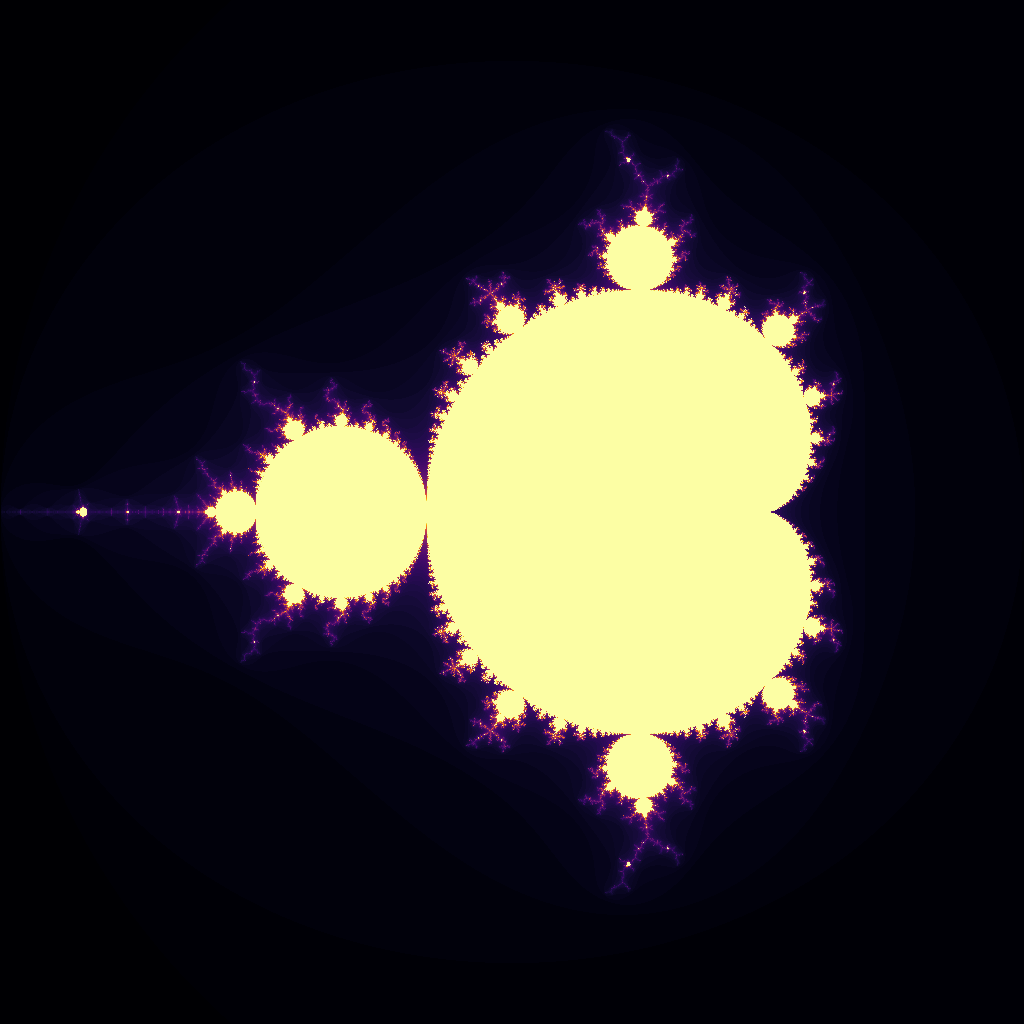

Python code for this plot:
"""
Mandelbrot Set Generator
Author : Christian Rhod
Course : Numerical Scientific Computing 2026
"""
import numpy as np
import matplotlib.pyplot as plt
import time , statistics


def benchmark(func, *args, n_runs=3):
    """ Time func, return median of n_runs. """
    times = []
    for _ in range(n_runs):
        t0 = time.perf_counter()
        result = func(*args)
        times.append(time.perf_counter() - t0)
    
    median_t = statistics.median(times)
    print(f"Method: {func.__self__.__class__.__name__}, Median: {median_t:.4f}s (min={min(times):.4f}, max={max(times):.4f})")
    
    return median_t, result
    

class NaiveMandelbrot:
    def __init__(self, xmin, xmax, ymin, ymax, width, height, max_iter):
        self.xmin = xmin
        self.xmax = xmax
        self.ymin = ymin
        self.ymax = ymax
        self.width = width
        self.height = height
        self.max_iter = max_iter

    def mandelbrot_point(self, c):
        z = 0
        for n in range(self.max_iter):
            z = z*z + c
            if abs(z) > 2:
                return n 
        return self.max_iter

    def compute_mandelbrot(self):
        x = np.linspace(self.xmin, self.xmax, self.width)
        y = np.linspace(self.ymin, self.ymax, self.height)
        mandelbrot_set = np.zeros((self.height, self.width), dtype=int)
        for i in range(self.height):
            for j in range(self.width):
                c = complex(x[j], y[i])
                mandelbrot_set[i, j] = self.mandelbrot_point(c)
        return mandelbrot_set

    def view_mandelbrot(self, mandelbrot_set):
        """
        Made with AI
        """
        plt.imshow(mandelbrot_set, extent=(self.xmin, xmax, ymin, ymax), cmap='inferno')
        plt.colorbar()
        plt.title('Mandelbrot Set')
        plt.xlabel('Re')
        plt.ylabel('Im')
        plt.show()

        #save the image
        plt.imsave('mandelbrot.png', mandelbrot_set, cmap='inferno')

    def get_image(self):
        mandelbrot_set = self.compute_mandelbrot()
        self.view_mandelbrot(mandelbrot_set)

class NumpyMandelbrot:
    def __init__(self, xmin, xmax, ymin, ymax, width, height, max_iter):
        self.xmin = xmin
        self.xmax = xmax
        self.ymin = ymin
        self.ymax = ymax
        self.width = width
        self.height = height
        self.max_iter = max_iter



    def compute_mandelbrot(self):
        x = np.linspace(self.xmin, self.xmax, self.width)
        y = np.linspace(self.ymin, self.ymax, self.height)

        X, Y = np.meshgrid(x, y)
        C = X + 1j * Y

        mandelbrot_set = np.full(C.shape, self.max_iter, dtype=int)  # default = max_iter
        Z = np.zeros(C.shape, dtype=complex)
        active = np.ones(C.shape, dtype=bool)

        for n in range(self.max_iter):
            Z[active] = Z[active] * Z[active] + C[active]  
            diverged = active & (np.abs(Z) > 2)             
            mandelbrot_set[diverged] = n                    
            active[diverged] = False                      

        return mandelbrot_set
        

    def view_mandelbrot(self, mandelbrot_set):
        """
        Made with AI
        """
        plt.imshow(mandelbrot_set, extent=(self.xmin, xmax, ymin, ymax), cmap='inferno')
        plt.colorbar()
        plt.title('Mandelbrot Set')
        plt.xlabel('Re')
        plt.ylabel('Im')
        plt.show()

        #save the image
        plt.imsave('mandelbrot.png', mandelbrot_set, cmap='inferno')


    def get_image(self):
        mandelbrot_set = self.compute_mandelbrot()
        self.view_mandelbrot(mandelbrot_set)


if __name__ == "__main__":
    xmin, xmax, ymin, ymax = -2.0, 1.0, -1.5, 1.5
    width, height = 1024, 1024
    max_iter = 100

    run_naive = True
    run_numpy = True

    times = {}
    results = {}

    if run_naive:
        Naive = NaiveMandelbrot(xmin, xmax, ymin, ymax, width, height, max_iter)
        naive_t, naive_M = benchmark(Naive.compute_mandelbrot)
        times["Naive"] = naive_t
        results["Naive"] = naive_M

    if run_numpy:
        Numpy = NumpyMandelbrot(xmin, xmax, ymin, ymax, width, height, max_iter)
        numpy_t, numpy_M = benchmark(Numpy.compute_mandelbrot)
        times["Numpy"] = numpy_t
        results["Numpy"] = numpy_M

    print("\nPerformance gains:")
    for method, t in times.items():
        if method == "Naive":
            continue
        gain = times["Naive"] / t
        print(f"{method}: {gain:.2f}x faster than Naive")
    



    #check if the results are the same
    if run_naive and run_numpy:
        if np . allclose (results["Naive"], results["Numpy"]):
            print (" Results match !")
        else:
            print (" Results differ !")
    
    # Check where they differ :
    diff = np .abs ( results["Naive"] - results["Numpy"] )
    print (f" Max difference : { diff . max ()}")
    print (f" Different pixels : {( diff > 0). sum ()}")



    #Naive.get_image()
    Numpy.get_image()